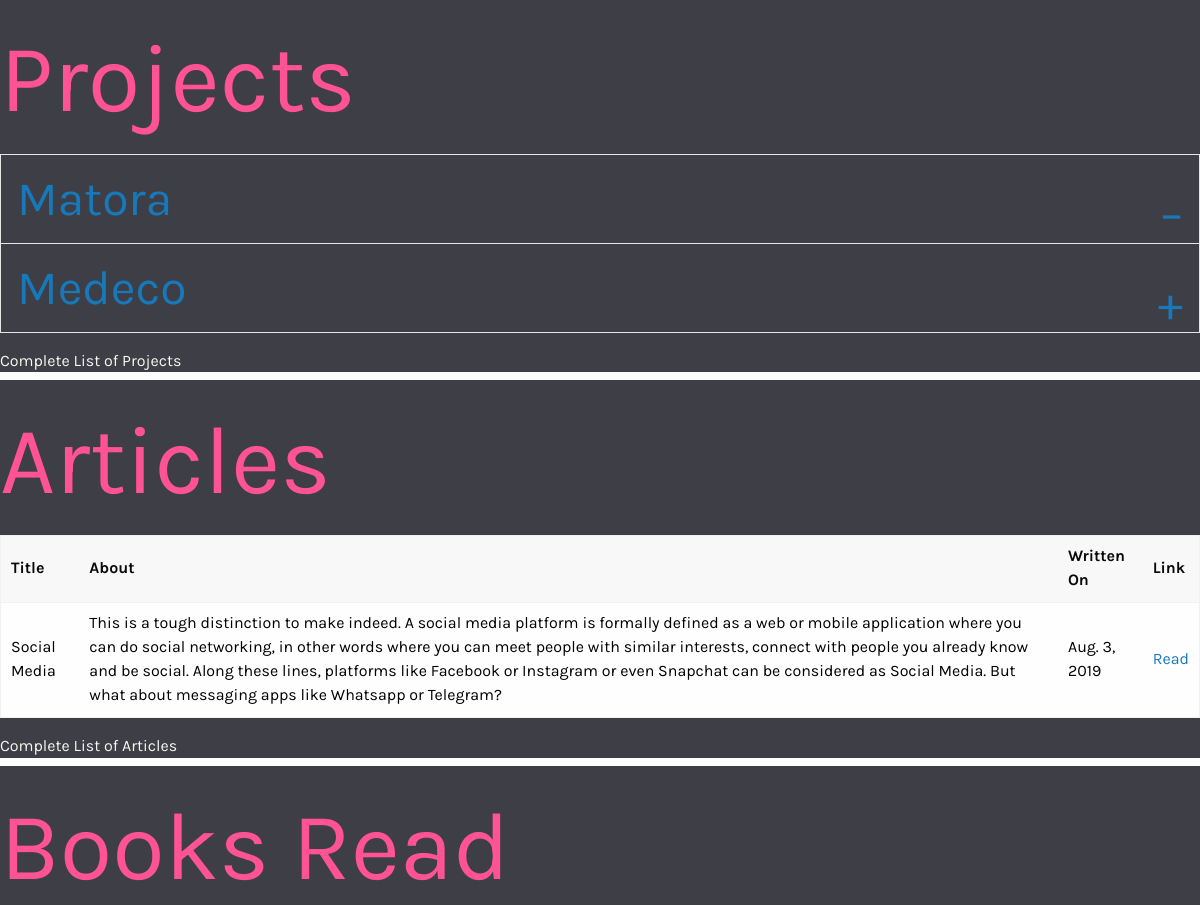
Before: / (middle part) with the older database file.
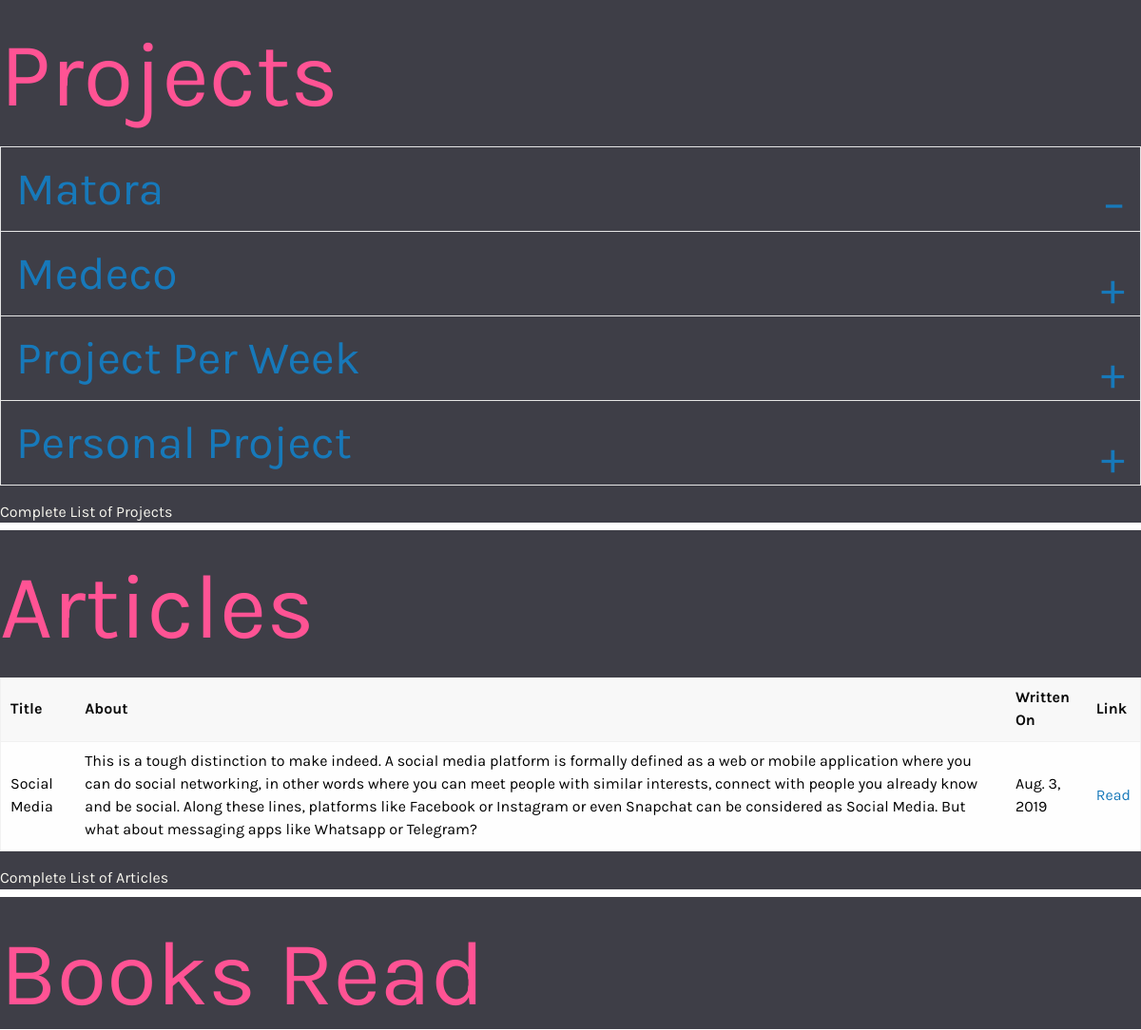
After: the same page with the newer database file.
### index/models.py (models this page shows)
class Project(models.Model):
    name=models.CharField(max_length=200)
    url=models.URLField(null=True)
    desc=models.TextField()
    report=models.FileField(upload_to="project_reports",null=True, blank=True)
    image=models.ImageField(upload_to="images/projects/",null=True, blank=True)
    type=models.CharField(max_length=100)
    done_on=models.DateField('Done On',default=date.today )

class Article(models.Model):
    article_id=models.AutoField(primary_key=True)
    about=models.TextField(null=True)
    topic=models.CharField(max_length=200)
    written_on=models.DateField('Written On',default=date.today )
    content=models.FileField(upload_to='articles/')

### index/views.py (the view)
# urls.py: path('', views.index, name='index'),
def index(request):
    projects=Project.objects.all()
    articles=Article.objects.all()
    interests=Interest.objects.all()
    books=Book.objects.all()
    context={'projects':projects,'articles':articles,'interest':interests,'books':books}
    return render(request,'index/index.html',context)

### index/templates/index/index.html (shortened to what this page needs)
<!DOCTYPE html>
<html lang="en" dir="ltr">
  <head>
    {% load static %}
    <link rel="stylesheet" href="https://unpkg.com/efrolic@0.2.9/dist/css/efrolic.min.css">
    <link rel="stylesheet" href="https://use.fontawesome.com/releases/v5.3.1/css/all.css">
         <link rel = "stylesheet" href = "https://cdnjs.cloudflare.com/ajax/libs/foundation/6.0.1/css/foundation.css">
<link rel="stylesheet" href="{% static 'index/css/master.css' %}">
  </head>
  <body >
<main>
  <div class="e-container-fluid e-fullscreen">
        <div class="e-box e-fullscreen bg" id="projects">
          <div class="e-cols">
            <div class="e-col">
<br>
            </div>
          </div>
          <div class="e-cols">
          <div class="e-col-8">
            <p class="title" id="title">Projects</p>
            <ul class="accordion bg no-border white"  data-accordion role = "tablist" >
              {% for project in projects %}
              {% if forloop.counter == 1 %}
              <li class="accordion-item is-active e-col-8" data-accordion-item >
              {% else %}
                <li class="accordion-item e-col-8" data-accordion-item>
              {% endif %}
                <a href="#project{{ forloop.counter }}" role = "tab" class="accordion-title" id = "project{{ forloop.counter }}-heading">{{ project.name }}</a>
              </li>
              {% endfor %}
            </ul>
        <em> <h6><a href="projects" class="white">Complete List of Projects</a></h6> </em>
          </div>
        </div>
        </div>
        <div class="e-box e-fullscreen bg" id="articles">
          <div class="e-cols">
            <div class="e-col">
<br>
            </div>
          </div>
          <div class="e-cols">
          <div class="e-col-8">
            <p class="title" id="title">Articles</p>
            <table class="e-table primary e-col-8">
  <thead class="e-thead">
    <tr>
      <th>Title</th>
      <th>About</th>
      <th>Written On</th>
      <th>Link</th>
    </tr>
  </thead>
  <tbody style="color:black">
    {% for article in articles %}
    <tr>
      <td>{{article.topic}}</td>
      <td>{{ article.about }}</td>
      <td>{{ article.written_on}}</td>
      <td> <a href="/index/article/{{article_id}}"> Read </a>
      </td>
    </tr>
    {% endfor %}
  </tbody>
</table>
<em> <h6><a href="articles" class="white">Complete List of Articles</a></h6> </em>
</div>
  </div>
          </div>
        </div>
      <div class="e-box e-fullscreen bg" id="books">
        <div class="e-cols">
          <div class="e-col">
<br>
          </div>
        </div>
        <div class="e-col">
          <p class="title" id="title">Books Read</p>
        </div>
      </div>
</main>>
  </body>
<link rel="stylesheet" href="https://code.getmdl.io/1.3.0/material.indigo-pink.min.css">
</html>

### index/static/index/css/master.css (style rules this page uses)
html, body { height: 100%; }
body { padding-top: 5em }
* { font-family: 'Karla', sans-serif; }
.white,.white:visited { color:#F8F7EF; }
.bg { background-color: #3E3E47; }
.title { font-size: 6em; color:#FF5394; font-family: 'Karla', sans-serif; position: relative; line-height: 120%; }
.accordion-title { font-size: 3em; }

Changed rows visible on the page:
added Project: name "Project Per Week"
added Project: name "Personal Project"
